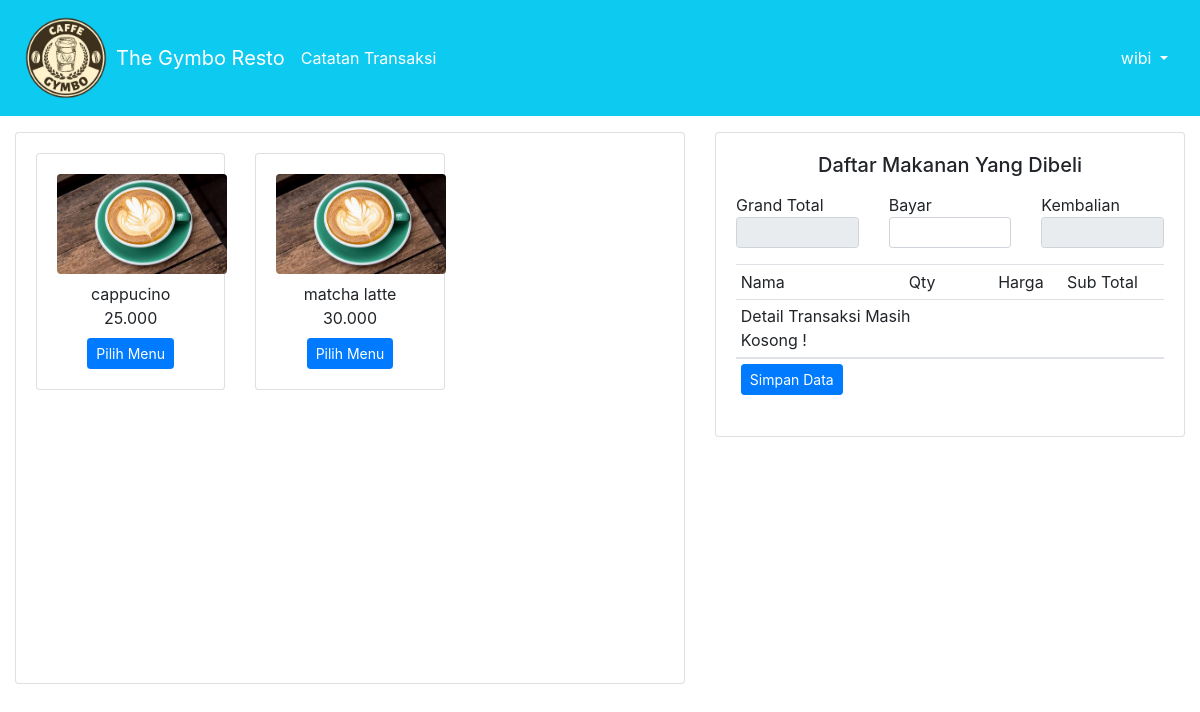
/kasir.php?halaman=kasir (signed in), run on the app's committed database.
### tables this page shows
CREATE TABLE `barang` (
  `kode_barang` varchar(15) NOT NULL,
  `kode_kategori_barang` int(2) NOT NULL,
  `nama_barang` varchar(25) NOT NULL,
  `harga_jual` int(11) NOT NULL,
  `photo` text NOT NULL
);

### koneksi/function.php (called while the page is built, shortened)
<?php
    function rupiah($angka){
        $hasil_rupiah = number_format($angka,0,'.','.');
        return $hasil_rupiah;
    }
?>

### system/transaksi/kasir/tampil.php (the view, shortened to what this page needs)
<nav style="background-color:#0dcaf0" class="navbar navbar-expand-lg navbar-light">
    <img src="logokopi.png" width="100px" height="100px">
    <a class="navbar-brand" style="color:white">The Gymbo Resto</a>
    <a class="nav-item <?php if($_GET['halaman'] == "catatan") {echo"active";} ?>">
		<a class="icon-link icon-link-hover" href="?halaman=catatan">
			<span style="color:white">Catatan Transaksi</span></a>
    <div class="collapse navbar-collapse" id="navbarSupportedContent">
        <ul class="navbar-nav ml-auto mr-2">
            <li class="nav-item dropdown">
                <a class="nav-link dropdown-toggle" href="#" id="navbarDropdown" role="button" data-toggle="dropdown"
                    aria-haspopup="true" aria-expanded="false" style="color:white">
                    <span style="color:white"><?php echo $_SESSION['nama_user'] ?></span>
                </a>
            </li>
        </ul>
    </div>
</nav>
<div class="container-fluid mt-3">
    <div class="row">
        <div class="col-md-12">
            <div class="row">
                <div class="col-md-7">
                    <div class="card">
                        <div style="overflow-y: scroll; height:550px; width: auto;">
                            <div class="card-body">
                                <div class="row">
                                    <?php
                                $query = mysqli_query($koneksi, "SELECT * FROM barang JOIN kategori_barang USING(kode_kategori_barang) ORDER BY nama_kategori ASC");
                                foreach ($query as $data) :
                                    $kode = $data['kode_barang'];
                                    $nama = $data['nama_barang'];
                                    $harga_jual = $data['harga_jual'];
                                    ?>
                                    <div class="col-md-4 mb-3">
                                        <div style="padding:0" class="card">
                                            <div class="card-body">
                                                <img width="170" class="mb-2 rounded" height="100"
                                                    src="<?php echo "assets/img/".$data['photo']; ?>">
                                                <p style="margin:0" class="text-center">
                                                    <?php echo $data['nama_barang'] ?></p>
                                                <p style="margin:0" class="text-center">
                                                    <?php echo rupiah($data['harga_jual']) ?></p>
                                                <div class="text-center">
                                                    <a onclick="tambah('<?php echo $kode ?>','<?php echo $nama ?>','<?php echo $harga_jual  ?>')"
                                                        class="btn btn-sm btn-primary text-white mt-2">Pilih Menu</a>
                                                </div>
                                            </div>
                                        </div>
                                    </div>
                                    <?php endforeach; ?>
                                </div>
                            </div>
                        </div>
                    </div>
                </div>
                <div class="col-md-5">
                    <div class="card">
                        <div class="card-body">
                            <h5 class="text-center mb-3">Daftar Makanan Yang Dibeli</h5>
                            <form method="post" id="myform" action="">
                                <table class="table table-sm" width="100%">
                                    <thead>
                                        <tr>
                                            <td class="text-left" width="36%">Nama</td>
                                            <td class="text-center" width="15%">Qty</td>
                                            <td class="text-right" width="22%">Harga</td>
                                            <td class="text-right" width="22%">Sub Total</td>
                                            <td class="text-right" width="5%">&nbsp</td>
                                        </tr>
                                    </thead>
                                    <tbody>
                                        <tr id="label_kosong">
                                            <td colspan="2">
                                                Detail Transaksi Masih Kosong !
                                            </td>
                                            <td></td>
                                            <td></td>
                                            <td></td>
                                        </tr>
                                    </tbody>
                                    <div class="row mb-3">
                                        <div class="col-md-4">
                                            Grand Total
                                        </div>
                                        <div class="col-md-4">
                                            Bayar
                                        </div>
                                        <div class="col-md-4">
                                            Kembalian
                                        </div>
                                        <div class="col-md-4">
                                            <input type="text" class="form-control form-control-sm rupiah text-right"
                                                name="grand_total" id="grand_total" value=" " readonly>
                                        </div>
                                        <div class="col-md-4">
                                            <input type="text" class="form-control form-control-sm rupiah text-right"
                                                name="bayar" id="bayar" onkeyup="kembalian()" required>
                                        </div>
                                        <div class="col-md-4">
                                            <input type="text" class="form-control form-control-sm rupiah text-right"
                                                name="kembali" id="kembali" value=" " readonly>
                                        </div>
                                    </div>
                                    <tbody>
                                        <tr>
                                            <td><button type="submit" name="simpan"
                                                    class="btn btn-sm btn-primary">Simpan Data</button></td>
                                        </tr>
                                    </tbody>
                                </table>
                            </form>
                        </div>
                    </div>
                </div>
            </div>
        </div>
    </div>
</div>

### data on the page
barang: photo (picture), nama_barang "cappucino", harga_jual "25.000"
barang: photo (picture), nama_barang "matcha latte", harga_jual "30.000"

### other printed values
$_SESSION['nama_user'] "wibi"
